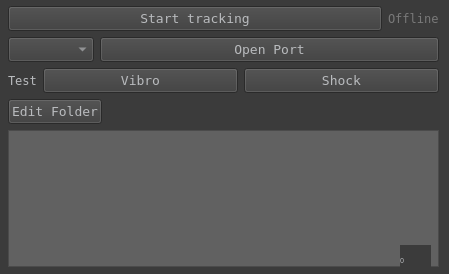
<?xml version="1.0" encoding="UTF-8"?>
<ui version="4.0">
 <class>MainWindow</class>
 <widget class="QMainWindow" name="MainWindow">
  <property name="enabled">
   <bool>true</bool>
  </property>
  <property name="geometry">
   <rect>
    <x>0</x>
    <y>0</y>
    <width>449</width>
    <height>274</height>
   </rect>
  </property>
  <property name="windowTitle">
   <string>MainWindow</string>
  </property>
  <property name="styleSheet">
   <string notr="true">
TitleBar {
    background-color: #2a3440;
}</string>
  </property>
  <property name="animated">
   <bool>true</bool>
  </property>
  <widget class="QWidget" name="centralwidget">
   <property name="styleSheet">
    <string notr="true">QWidget{
	background-color: rgb(59, 59, 59);
	color: rgb(185, 187, 190);
}</string>
   </property>
   <widget class="QWidget" name="verticalLayoutWidget">
    <property name="geometry">
     <rect>
      <x>8</x>
      <y>6</y>
      <width>431</width>
      <height>261</height>
     </rect>
    </property>
    <layout class="QVBoxLayout" name="verticalLayout">
     <item>
      <layout class="QHBoxLayout" name="horizontalLayout_2">
       <item>
        <widget class="QPushButton" name="startButton">
         <property name="sizePolicy">
          <sizepolicy hsizetype="Minimum" vsizetype="Minimum">
           <horstretch>0</horstretch>
           <verstretch>0</verstretch>
          </sizepolicy>
         </property>
         <property name="font">
          <font>
           <family>Terminal</family>
           <pointsize>10</pointsize>
           <weight>50</weight>
           <italic>false</italic>
           <bold>false</bold>
          </font>
         </property>
         <property name="styleSheet">
          <string notr="true">QPushButton{
	background-color: rgb(59, 59, 59);
	color: rgb(185, 187, 190);
	font: 10pt &quot;Terminal&quot;;
}
QPushButton:hover{
	background-color:rgb(97, 97, 97);
	color: rgb(216, 217, 218);
	font: 10pt &quot;Terminal&quot;;
}</string>
         </property>
         <property name="text">
          <string>Start tracking</string>
         </property>
        </widget>
       </item>
       <item>
        <widget class="QLabel" name="label">
         <property name="enabled">
          <bool>false</bool>
         </property>
         <property name="sizePolicy">
          <sizepolicy hsizetype="Fixed" vsizetype="Minimum">
           <horstretch>0</horstretch>
           <verstretch>0</verstretch>
          </sizepolicy>
         </property>
         <property name="font">
          <font>
           <family>Terminal</family>
          </font>
         </property>
         <property name="styleSheet">
          <string notr="true">QLabel{
background-color: rgb(0, 153, 0);
border-radius: 5px
}
QLabel:disabled{
 	background-color:rgba(59, 59,59,255);
	color: rgba(216, 217, 218,100);
}</string>
         </property>
         <property name="text">
          <string>Offline</string>
         </property>
        </widget>
       </item>
      </layout>
     </item>
     <item>
      <layout class="QHBoxLayout" name="horizontalLayout_4">
       <item>
        <widget class="QComboBox" name="comBox">
         <property name="sizePolicy">
          <sizepolicy hsizetype="Maximum" vsizetype="Fixed">
           <horstretch>0</horstretch>
           <verstretch>0</verstretch>
          </sizepolicy>
         </property>
         <property name="font">
          <font>
           <family>Terminal</family>
           <pointsize>10</pointsize>
           <weight>50</weight>
           <italic>false</italic>
           <bold>false</bold>
          </font>
         </property>
         <property name="styleSheet">
          <string notr="true">QComboBox{
	background-color: rgb(59, 59, 59);
	color: rgb(185, 187, 190);
	font: 10pt &quot;Terminal&quot;;
}
QComboBox:hover{
	background-color:rgb(97, 97, 97);
	color: rgb(216, 217, 218);
	font: 10pt &quot;Terminal&quot;;
}
QComboBox:disabled{
	background-color:rgb(40, 40, 40);
	color: rgb(216, 217, 218);
	font: 10pt &quot;Terminal&quot;;
}
</string>
         </property>
        </widget>
       </item>
       <item>
        <widget class="QPushButton" name="openPortButton">
         <property name="sizePolicy">
          <sizepolicy hsizetype="Minimum" vsizetype="Fixed">
           <horstretch>0</horstretch>
           <verstretch>0</verstretch>
          </sizepolicy>
         </property>
         <property name="font">
          <font>
           <family>Terminal</family>
           <pointsize>10</pointsize>
           <weight>50</weight>
           <italic>false</italic>
           <bold>false</bold>
          </font>
         </property>
         <property name="styleSheet">
          <string notr="true">QPushButton{
	background-color: rgb(59, 59, 59);
	color: rgb(185, 187, 190);
	font: 10pt &quot;Terminal&quot;;
}
QPushButton:hover{
	background-color:rgb(97, 97, 97);
	color: rgb(216, 217, 218);
	font: 10pt &quot;Terminal&quot;;
}</string>
         </property>
         <property name="text">
          <string>Open Port</string>
         </property>
        </widget>
       </item>
      </layout>
     </item>
     <item>
      <layout class="QHBoxLayout" name="horizontalLayout_5">
       <item>
        <widget class="QLabel" name="label_2">
         <property name="sizePolicy">
          <sizepolicy hsizetype="Maximum" vsizetype="Preferred">
           <horstretch>0</horstretch>
           <verstretch>0</verstretch>
          </sizepolicy>
         </property>
         <property name="font">
          <font>
           <family>Terminal</family>
          </font>
         </property>
         <property name="text">
          <string>Test</string>
         </property>
        </widget>
       </item>
       <item>
        <widget class="QPushButton" name="vibroTestButton">
         <property name="font">
          <font>
           <family>Terminal</family>
           <pointsize>10</pointsize>
           <weight>50</weight>
           <italic>false</italic>
           <bold>false</bold>
          </font>
         </property>
         <property name="styleSheet">
          <string notr="true">QPushButton{
	background-color: rgb(59, 59, 59);
	color: rgb(185, 187, 190);
	font: 10pt &quot;Terminal&quot;;
}
QPushButton:hover{
	background-color:rgb(97, 97, 97);
	color: rgb(216, 217, 218);
	font: 10pt &quot;Terminal&quot;;
}</string>
         </property>
         <property name="text">
          <string>Vibro</string>
         </property>
        </widget>
       </item>
       <item>
        <widget class="QPushButton" name="shockTestButton">
         <property name="font">
          <font>
           <family>Terminal</family>
           <pointsize>10</pointsize>
           <weight>50</weight>
           <italic>false</italic>
           <bold>false</bold>
          </font>
         </property>
         <property name="styleSheet">
          <string notr="true">QPushButton{
	background-color: rgb(59, 59, 59);
	color: rgb(185, 187, 190);
	font: 10pt &quot;Terminal&quot;;
}
QPushButton:hover{
	background-color:rgb(97, 97, 97);
	color: rgb(216, 217, 218);
	font: 10pt &quot;Terminal&quot;;
}</string>
         </property>
         <property name="text">
          <string>Shock</string>
         </property>
        </widget>
       </item>
      </layout>
     </item>
     <item>
      <layout class="QHBoxLayout" name="horizontalLayout">
       <item>
        <widget class="QPushButton" name="editFolderPath">
         <property name="enabled">
          <bool>true</bool>
         </property>
         <property name="sizePolicy">
          <sizepolicy hsizetype="Maximum" vsizetype="Fixed">
           <horstretch>0</horstretch>
           <verstretch>0</verstretch>
          </sizepolicy>
         </property>
         <property name="font">
          <font>
           <family>Terminal</family>
           <pointsize>10</pointsize>
           <weight>50</weight>
           <italic>false</italic>
           <bold>false</bold>
          </font>
         </property>
         <property name="styleSheet">
          <string notr="true">QPushButton{
	background-color: rgb(59, 59, 59);
	color: rgb(185, 187, 190);
	font: 10pt &quot;Terminal&quot;;
}
QPushButton:hover{
	background-color:rgb(97, 97, 97);
	color: rgb(216, 217, 218);
	font: 10pt &quot;Terminal&quot;;
}
QPushButton:disabled{
	background-color:rgb(40, 40, 40);
	color: rgb(216, 217, 218);
	font: 10pt &quot;Terminal&quot;;
}</string>
         </property>
         <property name="text">
          <string>Edit Folder</string>
         </property>
        </widget>
       </item>
       <item>
        <widget class="QLabel" name="folderPath">
         <property name="font">
          <font>
           <family>Terminal</family>
           <pointsize>1</pointsize>
          </font>
         </property>
         <property name="text">
          <string/>
         </property>
        </widget>
       </item>
      </layout>
     </item>
     <item>
      <widget class="QTextEdit" name="console">
       <property name="styleSheet">
        <string notr="true">QTextEdit{
background-color:rgb(97, 97,97);
}
QScrollBar:vertical {
    background:rgb(60, 64, 71);
    width:10px;
	border: none;
    margin: 0px 0px 0px 0px;
}
QScrollBar::handle:vertical {
	border: 1px solid rgb(255, 255, 0);
    background:rgb(185, 187, 190);
	border: none;
    
}</string>
       </property>
       <property name="verticalScrollBarPolicy">
        <enum>Qt::ScrollBarAsNeeded</enum>
       </property>
       <property name="readOnly">
        <bool>true</bool>
       </property>
      </widget>
     </item>
    </layout>
   </widget>
   <widget class="QLabel" name="errorMessage">
    <property name="enabled">
     <bool>false</bool>
    </property>
    <property name="geometry">
     <rect>
      <x>11</x>
      <y>220</y>
      <width>431</width>
      <height>41</height>
     </rect>
    </property>
    <property name="sizePolicy">
     <sizepolicy hsizetype="Maximum" vsizetype="Maximum">
      <horstretch>0</horstretch>
      <verstretch>0</verstretch>
     </sizepolicy>
    </property>
    <property name="styleSheet">
     <string notr="true">QLabel{
	
	border-radius: 10px;
	background-color:rgb(236, 66, 69);
	color: rgb(216, 217, 218);
	padding-left: auto;
    padding-right: auto;
	font: 8pt &quot;Terminal&quot;;
	
}
QLabel:disabled{
 	background-color:rgba(0, 0, 0, 0);
	color: rgba(216, 217, 218,0);
}</string>
    </property>
    <property name="text">
     <string>Error</string>
    </property>
    <property name="alignment">
     <set>Qt::AlignCenter</set>
    </property>
   </widget>
   <widget class="QLabel" name="counterDmgLabel">
    <property name="geometry">
     <rect>
      <x>400</x>
      <y>245</y>
      <width>31</width>
      <height>31</height>
     </rect>
    </property>
    <property name="font">
     <font>
      <family>Calibri Light</family>
      <pointsize>5</pointsize>
      <weight>50</weight>
      <italic>false</italic>
      <bold>false</bold>
     </font>
    </property>
    <property name="styleSheet">
     <string notr="true">QLabel{
background-color : rbga(0,0,0,0);
}
</string>
    </property>
    <property name="text">
     <string>0</string>
    </property>
   </widget>
  </widget>
 </widget>
 <resources/>
 <connections/>
</ui>
